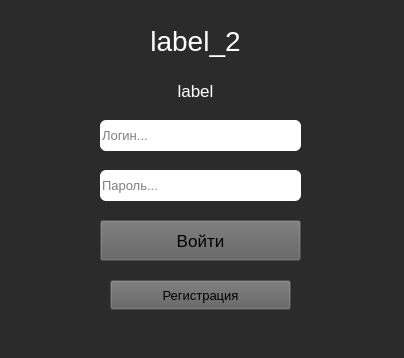
<?xml version="1.0" encoding="UTF-8"?>
<ui version="4.0">
 <class>MainWindow</class>
 <widget class="QMainWindow" name="MainWindow">
  <property name="geometry">
   <rect>
    <x>0</x>
    <y>0</y>
    <width>404</width>
    <height>358</height>
   </rect>
  </property>
  <property name="windowTitle">
   <string>MainWindow</string>
  </property>
  <property name="styleSheet">
   <string notr="true">background-color:rgb(43, 43, 43)</string>
  </property>
  <widget class="QWidget" name="centralwidget">
   <widget class="QLineEdit" name="lineEdit_2">
    <property name="geometry">
     <rect>
      <x>100</x>
      <y>170</y>
      <width>201</width>
      <height>31</height>
     </rect>
    </property>
    <property name="font">
     <font>
      <pointsize>10</pointsize>
     </font>
    </property>
    <property name="styleSheet">
     <string notr="true">border:solid rgb(175, 175, 175);
border-radius: 6px;
background-color: white;
color: black;
TextInput.Password</string>
    </property>
    <property name="text">
     <string/>
    </property>
    <property name="placeholderText">
     <string>Пароль...</string>
    </property>
   </widget>
   <widget class="QPushButton" name="pushButton_2">
    <property name="geometry">
     <rect>
      <x>110</x>
      <y>280</y>
      <width>181</width>
      <height>30</height>
     </rect>
    </property>
    <property name="font">
     <font>
      <pointsize>10</pointsize>
     </font>
    </property>
    <property name="styleSheet">
     <string notr="true">QPushButton{
	background-color:rgba(95, 95, 95, 70)
}
QPushButton::hover{
	background-color:rgba(172, 115, 172, 80);
	color: white;
}
QPushButton::pressed{
	background-color: rgba(220, 109, 165, 80);
	color: black;
}</string>
    </property>
    <property name="text">
     <string>Регистрация</string>
    </property>
   </widget>
   <widget class="QLineEdit" name="lineEdit">
    <property name="geometry">
     <rect>
      <x>100</x>
      <y>120</y>
      <width>201</width>
      <height>31</height>
     </rect>
    </property>
    <property name="font">
     <font>
      <pointsize>10</pointsize>
     </font>
    </property>
    <property name="styleSheet">
     <string notr="true">border:solid rgb(175, 175, 175);
border-radius: 6px;
background-color: white;
color: black;</string>
    </property>
    <property name="text">
     <string/>
    </property>
    <property name="placeholderText">
     <string>Логин...</string>
    </property>
   </widget>
   <widget class="QPushButton" name="pushButton_1">
    <property name="geometry">
     <rect>
      <x>100</x>
      <y>220</y>
      <width>201</width>
      <height>41</height>
     </rect>
    </property>
    <property name="font">
     <font>
      <pointsize>13</pointsize>
     </font>
    </property>
    <property name="styleSheet">
     <string notr="true">QPushButton{
	background-color:rgba(95, 95, 95, 70)
}
QPushButton::hover{
	background-color:rgba(172, 115, 172, 80);
	color: white;
}
QPushButton::pressed{
	background-color:rgba(220, 109, 165, 80);
	color: black;
}</string>
    </property>
    <property name="text">
     <string>Войти</string>
    </property>
   </widget>
   <widget class="QLabel" name="label_2">
    <property name="geometry">
     <rect>
      <x>40</x>
      <y>20</y>
      <width>311</width>
      <height>41</height>
     </rect>
    </property>
    <property name="font">
     <font>
      <pointsize>21</pointsize>
     </font>
    </property>
    <property name="layoutDirection">
     <enum>Qt::LeftToRight</enum>
    </property>
    <property name="styleSheet">
     <string notr="true">color: white;</string>
    </property>
    <property name="text">
     <string>label_2</string>
    </property>
    <property name="alignment">
     <set>Qt::AlignCenter</set>
    </property>
   </widget>
   <widget class="QLabel" name="label">
    <property name="geometry">
     <rect>
      <x>10</x>
      <y>80</y>
      <width>371</width>
      <height>21</height>
     </rect>
    </property>
    <property name="font">
     <font>
      <pointsize>13</pointsize>
     </font>
    </property>
    <property name="layoutDirection">
     <enum>Qt::LeftToRight</enum>
    </property>
    <property name="styleSheet">
     <string notr="true">color: white;</string>
    </property>
    <property name="text">
     <string>label</string>
    </property>
    <property name="alignment">
     <set>Qt::AlignCenter</set>
    </property>
   </widget>
  </widget>
  <widget class="QStatusBar" name="statusbar"/>
 </widget>
 <resources/>
 <connections/>
</ui>
